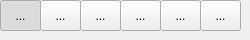
         <widget class="QWidget" name="tabmode">
          <attribute name="icon">
           <iconset resource="../resources/mainresource.qrc">
            <normaloff>:/mainres/images/mode.png</normaloff>:/mainres/images/mode.png</iconset>
          </attribute>
          <attribute name="title">
           <string>Mode</string>
          </attribute>
          <widget class="QToolButton" name="modeanimation">
           <property name="geometry">
            <rect>
             <x>160</x>
             <y>0</y>
             <width>41</width>
             <height>31</height>
            </rect>
           </property>
           <property name="toolTip">
            <string>Animation mode</string>
           </property>
           <property name="text">
            <string>...</string>
           </property>
           <property name="icon">
            <iconset resource="../resources/mainresource.qrc">
             <normaloff>:/mainres/images/modeanim.png</normaloff>:/mainres/images/modeanim.png</iconset>
           </property>
           <property name="checkable">
            <bool>true</bool>
           </property>
          </widget>
          <widget class="QToolButton" name="modeedit">
           <property name="geometry">
            <rect>
             <x>40</x>
             <y>0</y>
             <width>41</width>
             <height>31</height>
            </rect>
           </property>
           <property name="toolTip">
            <string>Edit mode</string>
           </property>
           <property name="text">
            <string>...</string>
           </property>
           <property name="icon">
            <iconset resource="../resources/mainresource.qrc">
             <normaloff>:/mainres/images/editmode.png</normaloff>:/mainres/images/editmode.png</iconset>
           </property>
           <property name="checkable">
            <bool>true</bool>
           </property>
          </widget>
          <widget class="QToolButton" name="modeconsolle">
           <property name="geometry">
            <rect>
             <x>200</x>
             <y>0</y>
             <width>41</width>
             <height>31</height>
            </rect>
           </property>
           <property name="toolTip">
            <string>Consolle mode</string>
           </property>
           <property name="text">
            <string>...</string>
           </property>
           <property name="icon">
            <iconset resource="../resources/mainresource.qrc">
             <normaloff>:/mainres/images/new.png</normaloff>:/mainres/images/new.png</iconset>
           </property>
           <property name="checkable">
            <bool>true</bool>
           </property>
           <property name="checked">
            <bool>false</bool>
           </property>
          </widget>
          <widget class="QToolButton" name="mode3d">
           <property name="geometry">
            <rect>
             <x>0</x>
             <y>0</y>
             <width>41</width>
             <height>31</height>
            </rect>
           </property>
           <property name="toolTip">
            <string>3D mode</string>
           </property>
           <property name="text">
            <string>...</string>
           </property>
           <property name="icon">
            <iconset resource="../resources/mainresource.qrc">
             <normaloff>:/mainres/images/mode3d.png</normaloff>:/mainres/images/mode3d.png</iconset>
           </property>
           <property name="checkable">
            <bool>true</bool>
           </property>
           <property name="checked">
            <bool>true</bool>
           </property>
           <property name="toolButtonStyle">
            <enum>Qt::ToolButtonIconOnly</enum>
           </property>
          </widget>
          <widget class="QToolButton" name="modepaint">
           <property name="geometry">
            <rect>
             <x>80</x>
             <y>0</y>
             <width>41</width>
             <height>31</height>
            </rect>
           </property>
           <property name="acceptDrops">
            <bool>false</bool>
           </property>
           <property name="toolTip">
            <string>Paint mode</string>
           </property>
           <property name="text">
            <string>...</string>
           </property>
           <property name="icon">
            <iconset resource="../resources/mainresource.qrc">
             <normaloff>:/mainres/images/paint.png</normaloff>:/mainres/images/paint.png</iconset>
           </property>
           <property name="checkable">
            <bool>true</bool>
           </property>
          </widget>
          <widget class="QToolButton" name="modetexture">
           <property name="geometry">
            <rect>
             <x>120</x>
             <y>0</y>
             <width>41</width>
             <height>31</height>
            </rect>
           </property>
           <property name="toolTip">
            <string>&lt;!DOCTYPE HTML PUBLIC &quot;-//W3C//DTD HTML 4.0//EN&quot; &quot;http://www.w3.org/TR/REC-html40/strict.dtd&quot;&gt;
&lt;html&gt;&lt;head&gt;&lt;meta name=&quot;qrichtext&quot; content=&quot;1&quot; /&gt;&lt;style type=&quot;text/css&quot;&gt;
p, li { white-space: pre-wrap; }
&lt;/style&gt;&lt;/head&gt;&lt;body style=&quot; font-family:'Sans Serif'; font-size:10pt; font-weight:400; font-style:normal;&quot;&gt;
&lt;p style=&quot; margin-top:0px; margin-bottom:0px; margin-left:0px; margin-right:0px; -qt-block-indent:0; text-indent:0px;&quot;&gt;Texture mode&lt;/p&gt;&lt;/body&gt;&lt;/html&gt;</string>
           </property>
           <property name="text">
            <string>...</string>
           </property>
           <property name="icon">
            <iconset resource="../resources/mainresource.qrc">
             <normaloff>:/mainres/images/modetexture.png</normaloff>:/mainres/images/modetexture.png</iconset>
           </property>
           <property name="checkable">
            <bool>true</bool>
           </property>
           <property name="checked">
            <bool>false</bool>
           </property>
          </widget>
         </widget>
